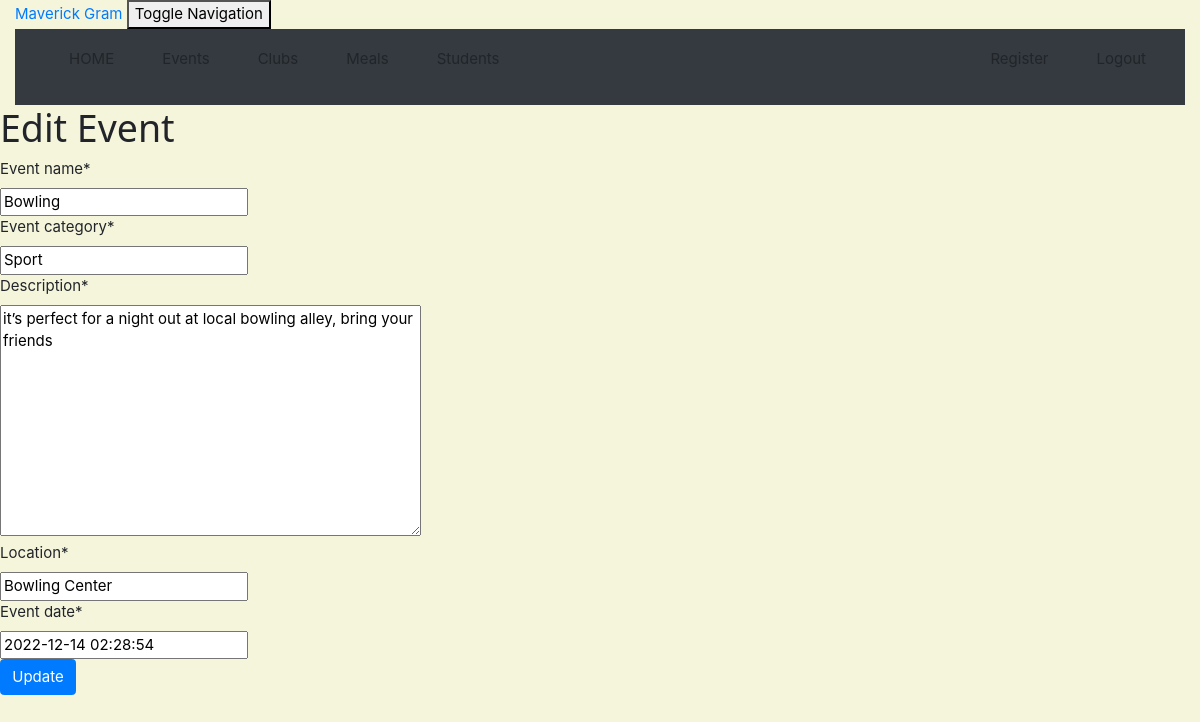
The page /event/18/edit/ (signed in) on the database its author committed.
### crm/models.py (models this page shows, shortened)
class Event(models.Model):
    Club = models.ForeignKey(Club, on_delete=models.CASCADE, related_name='clubs')
    event_name = models.CharField(max_length=50)
    event_category = models.CharField(max_length=100)
    description = models.TextField()
    location = models.CharField(max_length=200)
    event_date = models.DateTimeField(default=timezone.now)

### crm/views.py (the view)
# urls.py: path('event/<int:pk>/edit/', views.event_edit, name='event_edit'),
@staff_member_required
def event_edit(request, pk):
    event = get_object_or_404(Event, pk=pk)
    if request.method == "POST":
        form = EventForm(request.POST, instance=event)
        if form.is_valid():
            event = form.save(commit=False)
            event.updated_date = timezone.now()
            event.save()
            event = Event.objects.filter()
            return render(request, 'crm/event_list.html',
                          {'events': event})
    else:
        form = EventForm(instance=event)
    return render(request, 'crm/event_edit.html', {'form': form})

### crm/forms.py
class EventForm(forms.ModelForm):
    class Meta:
        model = Event
        fields = ( 'event_name', 'event_category', 'description', 'location', 'event_date')

### crm/templates/crm/event_edit.html (shortened to what this page needs)
<!DOCTYPE html>
<html lang="en">
{% extends 'crm/base.html' %}
{% load crispy_forms_tags %}
{% block content %}
    <h1>Edit Event</h1>
    <form method="POST" class="customer-form">{% csrf_token %}
        {{ form|crispy }}
        <button type="submit" class="btn btn-primary">Update</button>
    </form>
{% endblock %}

### crm/static/css/w3.css (style rules this page uses)
html { box-sizing:border-box }
*,*:before,*:after { box-sizing:inherit }
html { -ms-text-size-adjust:100%;-webkit-text-size-adjust:100% }
body { margin:0 }
button,input,select,textarea,optgroup { font:inherit;margin:0 }
button,input { overflow:visible }
button,select { text-transform:none }
button,[type=button],[type=reset],[type=submit] { -webkit-appearance:button }
textarea { overflow:auto }
html,body { font-family:Verdana,sans-serif;font-size:15px;line-height:1.5 }
html { overflow-x:hidden }
h1 { font-size:36px }
h1,h2,h3,h4,h5,h6 { font-family:"Segoe UI",Arial,sans-serif;font-weight:400;margin:10px 0 }

### crm/templates/crm/event_edit.html (style rules this page uses)
body { background-color: beige; }

### rows shown on the page
Event: event_name "Bowling", event_category "Sport", description "it’s perfect for a night out at local bowling alley, bring your friends", location "Bowling Center", event_date "2022-12-14 02:28:54"
